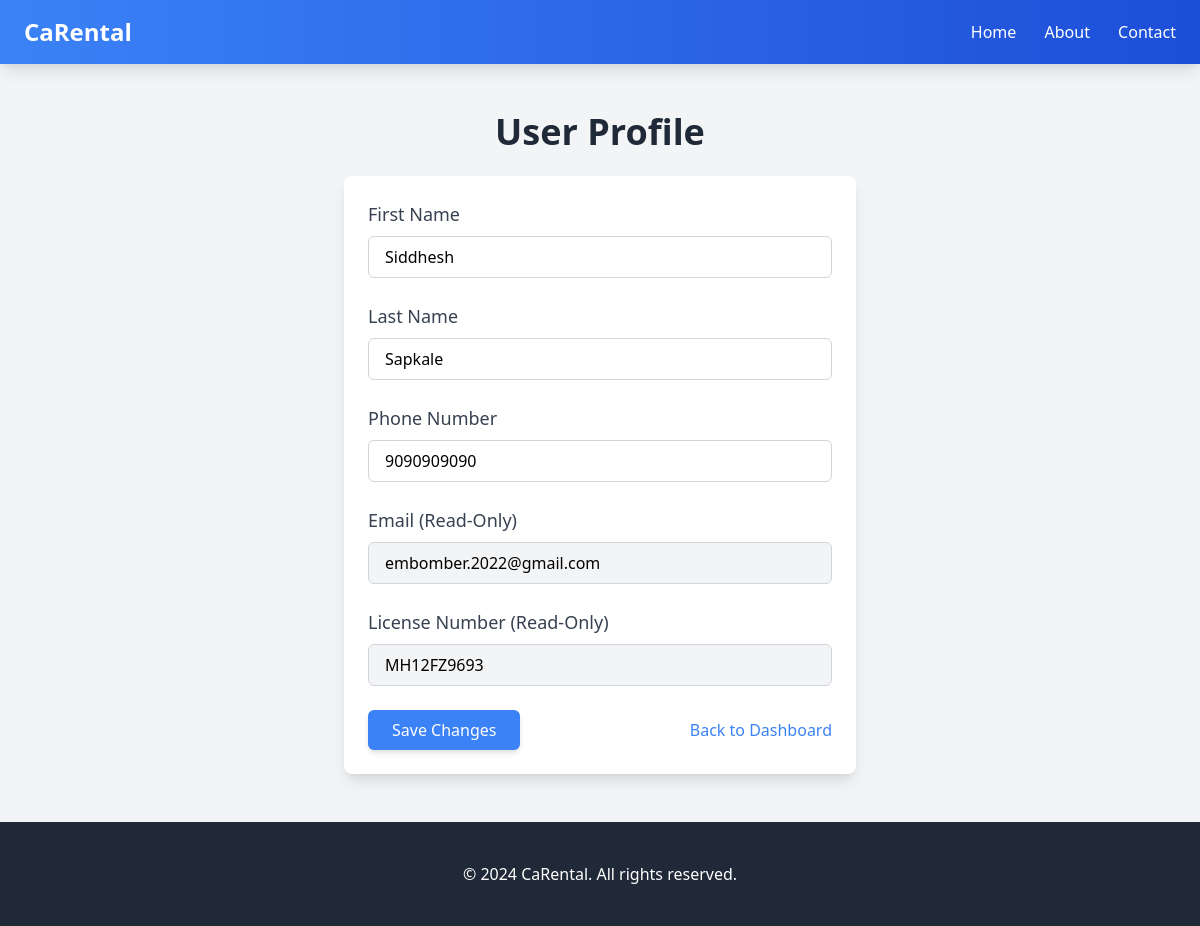
Screenshot of /profile.php (signed in) with the database file from the repository.
### tables this page shows
CREATE TABLE `users` (
  `FNAME` varchar(255) NOT NULL,
  `LNAME` varchar(255) NOT NULL,
  `EMAIL` varchar(255) NOT NULL,
  `LIC_NUM` varchar(255) NOT NULL,
  `PHONE_NUMBER` bigint(11) NOT NULL,
  `PASSWORD` varchar(255) NOT NULL,
  `GENDER` varchar(255) NOT NULL
);

### profile.php (the view, shortened to what this page needs)
<?php
require_once('connection.php');
$value = $_SESSION['email'];
$sql = "SELECT * FROM users WHERE EMAIL='$value'";
$result = mysqli_query($con, $sql);
$user = mysqli_fetch_assoc($result);
?>
<!DOCTYPE html>
<html lang="en">
<head>
    <link href="https://cdn.jsdelivr.net/npm/tailwindcss@2.2.19/dist/tailwind.min.css" rel="stylesheet">
</head>
<body class="font-poppins bg-gray-100">
    <header class="py-4 flex items-center justify-between bg-gradient-to-r from-blue-500 to-blue-700 px-6 shadow-lg">
        <div class="logo text-2xl font-bold text-white">CaRental</div>
        <nav class="menu space-x-6">
            <a href="cardetails.php" class="text-white hover:text-gray-300 transition duration-300">Home</a>
            <a href="aboutus.html" class="text-white hover:text-gray-300 transition duration-300">About</a>
            <a href="contactus.html" class="text-white hover:text-gray-300 transition duration-300">Contact</a>
        </nav>
    </header>
    <section class="container mx-auto px-6 py-12">
        <h1 class="text-4xl font-bold text-center text-gray-800 mb-6">User Profile</h1>
        <form method="POST" action="profile.php" class="max-w-lg mx-auto bg-white shadow-lg p-6 rounded-lg">
            <div class="mb-6">
                <label for="fname" class="block text-lg font-medium text-gray-700 mb-2">First Name</label>
                <input type="text" id="fname" name="fname" value="<?php echo $user['FNAME']; ?>"
                    class="w-full px-4 py-2 border border-gray-300 rounded-md focus:ring-blue-500 focus:border-blue-500"
                    required>
            </div>
            <div class="mb-6">
                <label for="lname" class="block text-lg font-medium text-gray-700 mb-2">Last Name</label>
                <input type="text" id="lname" name="lname" value="<?php echo $user['LNAME']; ?>"
                    class="w-full px-4 py-2 border border-gray-300 rounded-md focus:ring-blue-500 focus:border-blue-500"
                    required>
            </div>
            <div class="mb-6">
                <label for="phone" class="block text-lg font-medium text-gray-700 mb-2">Phone Number</label>
                <input type="text" id="phone" name="phone" value="<?php echo $user['PHONE_NUMBER']; ?>"
                    class="w-full px-4 py-2 border border-gray-300 rounded-md focus:ring-blue-500 focus:border-blue-500"
                    required>
            </div>
            <div class="mb-6">
                <label for="email" class="block text-lg font-medium text-gray-700 mb-2">Email (Read-Only)</label>
                <input type="email" id="email" value="<?php echo $user['EMAIL']; ?>"
                    class="w-full px-4 py-2 border border-gray-300 rounded-md bg-gray-100" readonly>
            </div>
            <div class="mb-6">
                <label for="license" class="block text-lg font-medium text-gray-700 mb-2">License Number (Read-Only)</label>
                <input type="text" id="license" value="<?php echo $user['LIC_NUM']; ?>"
                    class="w-full px-4 py-2 border border-gray-300 rounded-md bg-gray-100" readonly>
            </div>
            <div class="flex justify-between items-center">
                <button type="submit" class="bg-blue-500 text-white px-6 py-2 rounded-md shadow-md hover:bg-blue-600 transition duration-300">
                    Save Changes
                </button>
                <a href="cardetails.php" class="text-blue-500 hover:underline">Back to Dashboard</a>
            </div>
        </form>
    </section>
    <footer class="py-10 bg-gray-800 text-white">
        <div class="container mx-auto px-4 text-center">
            &copy; 2024 CaRental. All rights reserved.
        </div>
    </footer>
</body>
</html>

### rows the page displays
users: fname "Siddhesh", lname "Sapkale", phone "9090909090", EMAIL "embomber.2022@gmail.com", LIC_NUM "MH12FZ9693"
